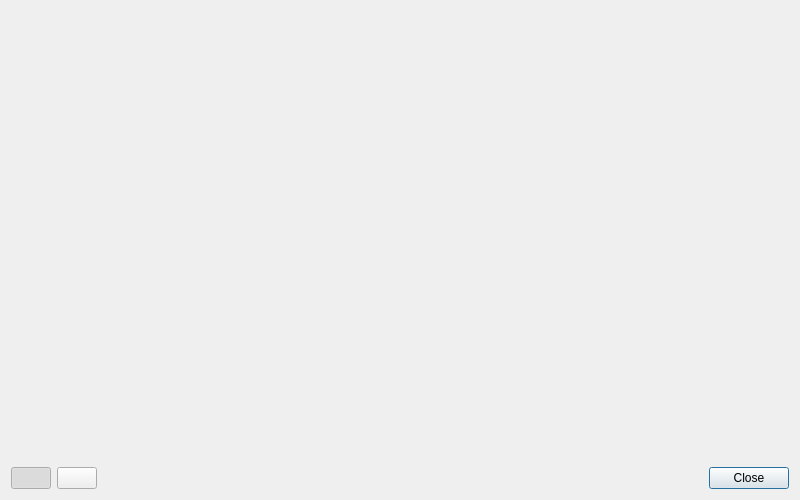
<?xml version="1.0" encoding="UTF-8"?>
<ui version="4.0">
 <class>ServiceCostPieDialog</class>
 <widget class="QDialog" name="ServiceCostPieDialog">
  <property name="geometry">
   <rect>
    <x>0</x>
    <y>0</y>
    <width>800</width>
    <height>500</height>
   </rect>
  </property>
  <property name="windowTitle">
   <string>Service Statistics</string>
  </property>
  <layout class="QGridLayout" name="gridLayout">
   <item row="0" column="0" colspan="4">
    <widget class="CustomPieChart" name="widget" native="true"/>
   </item>
   <item row="1" column="0">
    <widget class="QPushButton" name="pushButtonMoney">
     <property name="text">
      <string/>
     </property>
     <property name="icon">
      <iconset resource="Resources.qrc">
       <normaloff>:/Icons/Icons/money.png</normaloff>:/Icons/Icons/money.png</iconset>
     </property>
     <property name="checkable">
      <bool>true</bool>
     </property>
     <property name="checked">
      <bool>true</bool>
     </property>
     <property name="autoDefault">
      <bool>false</bool>
     </property>
    </widget>
   </item>
   <item row="1" column="3">
    <widget class="QPushButton" name="pushButtonClose">
     <property name="text">
      <string>Close</string>
     </property>
    </widget>
   </item>
   <item row="1" column="2">
    <spacer name="horizontalSpacer">
     <property name="orientation">
      <enum>Qt::Horizontal</enum>
     </property>
     <property name="sizeHint" stdset="0">
      <size>
       <width>40</width>
       <height>20</height>
      </size>
     </property>
    </spacer>
   </item>
   <item row="1" column="1">
    <widget class="QPushButton" name="pushButtonTime">
     <property name="text">
      <string/>
     </property>
     <property name="icon">
      <iconset resource="Resources.qrc">
       <normaloff>:/Icons/Icons/time.png</normaloff>:/Icons/Icons/time.png</iconset>
     </property>
     <property name="checkable">
      <bool>true</bool>
     </property>
     <property name="autoDefault">
      <bool>false</bool>
     </property>
    </widget>
   </item>
  </layout>
 </widget>
 <customwidgets>
  <customwidget>
   <class>CustomPieChart</class>
   <extends>QWidget</extends>
   <header>custompiechart/custompiechart.h</header>
   <container>1</container>
  </customwidget>
 </customwidgets>
 <resources>
  <include location="Resources.qrc"/>
 </resources>
 <connections/>
</ui>
